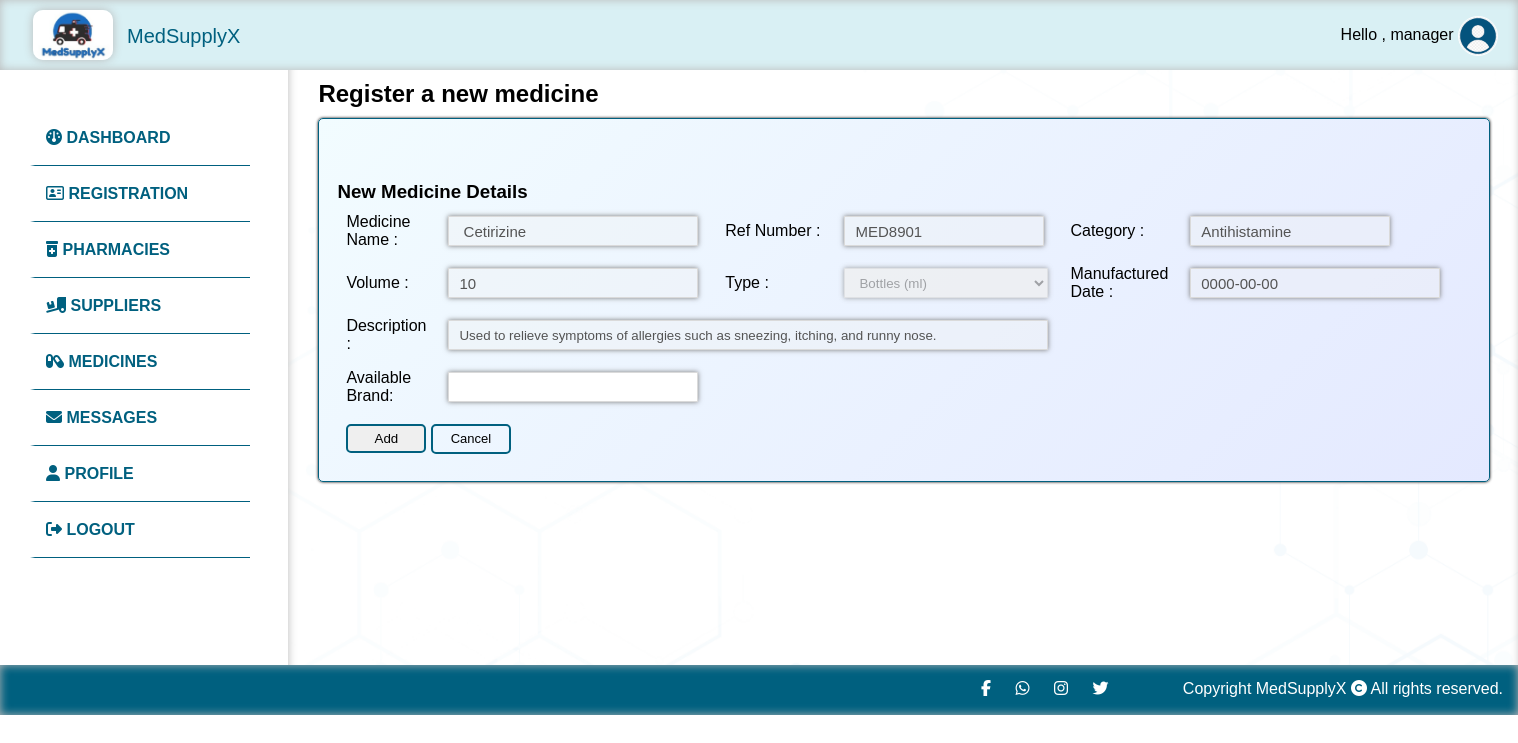
The app's page /managers/new_brand/52 (signed in) with its own data.
### tables this page shows
CREATE TABLE `regmedicines` (
  `medicineId` int(11) NOT NULL,
  `medicinename` varchar(50) NOT NULL,
  `refno` varchar(50) NOT NULL,
  `category` varchar(50) NOT NULL,
  `volume` int(11) NOT NULL,
  `type` varchar(20) NOT NULL,
  `description` varchar(100) NOT NULL,
  `manufacturedDate` varchar(20) NOT NULL
);

### app/controllers/Managers.php (called while the page is built, shortened)
<?php
class Managers extends Controller
{
    public $managerModel;
    public function __construct()
    {
        $this->managerModel = $this->model('Manager');
    }
    public function new_brand($medicineId)
    {
        $medicines = $this->managerModel->getMedicineById($medicineId);
        $data = [
            'medicines' => $medicines,
            'brandname_err' => ''
        ];
        $this->view('manager/new_brand', $data);
    }
}

### app/libraries/Core.php (called while the page is built, shortened)
<?php
    class Core {
        protected $currentMethod = 'index';
        public function __construct() {
            $url = $this->getUrl();
            if(isset($url[0])){
            if(file_exists('../app/controllers/' . ucwords($url[0]) . '.php')) {
                unset($url[0]);
            }
        }
            $this->currentController = new $this->currentController;
            if(isset($url[1])) {
                if(method_exists($this->currentController, $url[1])) {
                    $this->currentMethod = $url[1];
                    unset($url[1]);
                }
            }
            $this->params = $url ? array_values($url) : [];
            call_user_func_array([$this->currentController, $this->currentMethod], $this->params);
      }
       public function getUrl() {
           if(isset($_GET['url'])) {
               $url = rtrim($_GET['url'], '/');
               $url = filter_var($url, FILTER_SANITIZE_URL);
               $url = explode('/', $url);
               return $url;
           }
       }
    }
    ?>

### public/index.php (called while the page is built, shortened)
<?php
    $init = new Core;
?>

### app/libraries/Database.php (called while the page is built, shortened)
<?php
class Database {
    private $host = DB_HOST;
    private $user = DB_USER;
    private $pass = DB_PASS;
    private $dbname= DB_NAME;
    private $dbh;
    private $stmt;
    public function __construct(){
        $dsn = 'mysql:host=' . $this->host . ';dbname=' . $this->dbname;
        $options = array(
            PDO::ATTR_PERSISTENT => true,
            PDO::ATTR_ERRMODE => PDO::ERRMODE_EXCEPTION
        );
        try{
            $this->dbh = new PDO($dsn, $this->user, $this->pass, $options);
        } catch(PDOException $e){
            $this->error = $e->getMessage();
            echo $this->error;
        }
    }
    public function query($sql){
        $this->stmt = $this->dbh->prepare($sql);
    }
    public function bind($param, $value, $type = null){
        if(is_null($type)){
            switch(true){
                default:
                    $type = PDO::PARAM_STR;
            }
        }
        $this->stmt->bindValue($param, $value, $type);
    }
    public function execute(){
        return $this->stmt->execute();
    }
    public function single(){
        $this->execute();
        return $this->stmt->fetch(PDO::FETCH_OBJ);
    }
}

### app/models/Manager.php (called while the page is built, shortened)
<?php
class Manager
{
    private $db;
    public function __construct()
    {
        $this->db = new Database;
    }
    public function getMedicineById($id)
    {
        $this->db->query("SELECT * FROM regmedicines WHERE medicineId = :id");
        $this->db->bind(':id', $id);
        $row = $this->db->single();
        return $row;
    }
}

### app/views/manager/new_brand.php (the view, shortened to what this page needs)
<!DOCTYPE html>
<html lang="en">
<head>
</head>
<?php require APPROOT . '/views/inc/header.php'; ?>
<?php require APPROOT . '/views/inc/manager_sidebar.php'; ?>
<div class="content">
  <div class="anim">
    <h2> Register a new medicine </h2>
  </div>
  <div class="smallspace"></div>
  <?php $medicine = $data['medicines']; ?>
  <div class="anim">
    <div class="container-fluid">
      <div class="d-flex">
        <form action="<?php echo URLROOT; ?>/managers/new_brand/<?php echo $medicine->medicineId ?>" method="POST" class="orderform">
          <table>
            <tr>
              <td colspan="2">
                <h3> <br> <br> New Medicine Details </h3>
              </td>
            </tr>
            <tr>
              <td class="verticleCentered">
                <span> Medicine Name :
              </td>
              <td class="verticleCentered"> <input type="text" name="mname" class="orderdetails" value="<?php echo $medicine->medicinename ?>" disabled> </td>
              <td class="verticleCentered">
                <span> Ref Number :
              </td>
              <td class="verticleCentered"><input type="text" name="refno" class="smallForm" value="<?php echo $medicine->refno ?>" disabled> </td>
              <td class="verticleCentered">
                <span> Category :
              </td>
              <td class="verticleCentered"> <input type="text" name="category" class="smallForm" min="100" value="<?php echo $medicine->category ?>" disabled> </td>
            </tr>
            <tr>
              <td class="verticleCentered">
                <span> Volume :
              </td>
              <td class="verticleCentered"> <input type="number" name="volume" min="1" class="orderdetails" value="<?php echo $medicine->volume ?>" disabled> </td>
              <td class="verticleCentered">
                <span> Type :
              </td>
              <td class="verticleCentered">
                <select class="type" name="medicineType" disabled>
                  <option value="bottles (ml)">Bottles (ml)</option>
                </select>
              </td>
              <td class="verticleCentered">
                <span> Manufactured Date :
              </td>
              <td class="verticleCentered"> <input type="text" name="volume" min="1" class="orderdetails" value="<?php echo $medicine->manufacturedDate ?>" disabled> </td>
              <td class="verticleCentered">
              </td>
            </tr>
            <tr>
              <td class="verticleCentered">
                <span> Description :
              </td>
              <td class="verticleCentered" colspan="3"> <input type="text" class="orderdetails2" name="description" placeholder="Type Description..." value="<?php echo $medicine->description ?>" disabled> </td>
            </tr>
            <tr>
              <td class="verticleCentered">
                <span> Available Brand:
              </td>
              <td class="verticleCentered"> <input type="text" name="brandname" min="1" class="orderdetails"> </td>
            </tr>
            <tr>
              <td class="verticleCentered" colspan="4"> <input class="addBtn" type="submit" value="Add">
                <a href="<?php echo URLROOT ?>/managers/medicines" class="link">
                  <div class="publicbtn"> Cancel </div>
                </a>
              </td>
            </tr>
          </table>
        </form>
      </div>
    </div>
  </div>
</div>
<?php require APPROOT . '/views/inc/footer.php'; ?>
</body>
</html>

### public/css/style.css (style rules this page uses)
* { box-sizing: border-box; margin: 0; }
body { font-family:Arial, Helvetica, sans-serif; min-height: 100vh; }
.content { background: rgb(255,255,255); background: linear-gradient(90deg, rgba(255,255,255,1) 0%, rgb(235, 252, 255) 100%); padding: 30px; flex: 1; margin-top: 50px; background-repeat: no-repeat; background-size: cover; box-shadow: 0px 10px 10px rgb(185, 185, 185) inset; background-image: url(../img/background.png); }
.anim { animation: 2s anim-lineUp ease-out; }
.smallspace { height:10px; }
.container-fluid { width:fit-content; margin:auto; }
.d-flex { display: flex; flex-direction: row; background: rgb(242,252,255); background: linear-gradient(135deg, rgba(242,252,255,1) 0%, rgba(228,233,255,1) 100%); box-shadow: black 0px 0px 3px 0px; padding: 15px; border:1px solid #00607F; width:100%; justify-content: center; align-items: center; border-radius:5px; }
.orderform { flex: 4; }
.orderdetails { width: 250px; height: 30px; border: 1px solid #dadada; font-size: 15px; padding: 5px 10px; box-shadow: 0px 0px 5px 0px #7b7b7b; }
.orderdetails2 { width:600px; height:30px; border:1px solid #dadada; padding: 5px 10px; box-shadow: 0px 0px 5px 0px #7b7b7b; }
.smallForm { width: 200px; height: 30px; border: 1px solid #dadada; font-size: 15px; padding: 5px 10px; box-shadow: 0px 0px 5px 0px #7b7b7b; }
.verticleCentered { vertical-align: middle; margin:auto; height: 50px; padding:0px 10px; }
.addBtn { border: 2px solid #00607F; padding: 5px 15px; cursor: pointer; border-radius: 5px; width: 80px; display:inline-block; }
.publicbtn { border: 2px solid #00607F; padding: 4.7px 0px 6.6px 0px; cursor: pointer; border-radius: 5px; width:80px; text-align: center; display:inline-block; color:black; font-size:13px; }
.link { text-decoration: none; }
select { width: 72%; height: 45px; padding: 5px 10px; margin-bottom: 10px; }
.type { width: 100%; height: 30px; margin:auto; border:none; box-shadow: 0px 0px 5px 0px #7b7b7b; border: 1px solid #dadada; }

### records on screen
regmedicines: mname "Cetirizine", refno "MED8901", category "Antihistamine", volume "10", volume "0000-00-00", description "Used to relieve symptoms of allergies such as sneezing, itching, and runny nose."

### other values on screen
$_SESSION['USER_DATA']['name'] "manager"
